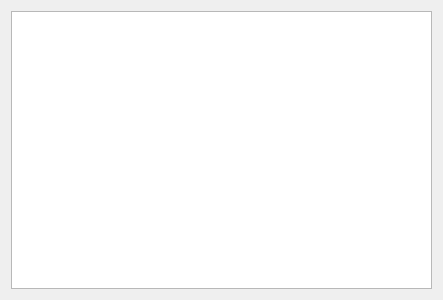
<?xml version="1.0" encoding="UTF-8"?>
<ui version="4.0">
 <class>FrameDefault</class>
 <widget class="QFrame" name="FrameDefault">
  <property name="geometry">
   <rect>
    <x>0</x>
    <y>0</y>
    <width>443</width>
    <height>300</height>
   </rect>
  </property>
  <property name="windowTitle">
   <string>Frame</string>
  </property>
  <layout class="QHBoxLayout" name="horizontalLayout">
   <property name="sizeConstraint">
    <enum>QLayout::SetMinimumSize</enum>
   </property>
   <item>
    <widget class="QTextEdit" name="instructions_edit">
     <property name="enabled">
      <bool>true</bool>
     </property>
     <property name="readOnly">
      <bool>true</bool>
     </property>
    </widget>
   </item>
  </layout>
 </widget>
 <resources/>
 <connections/>
</ui>
